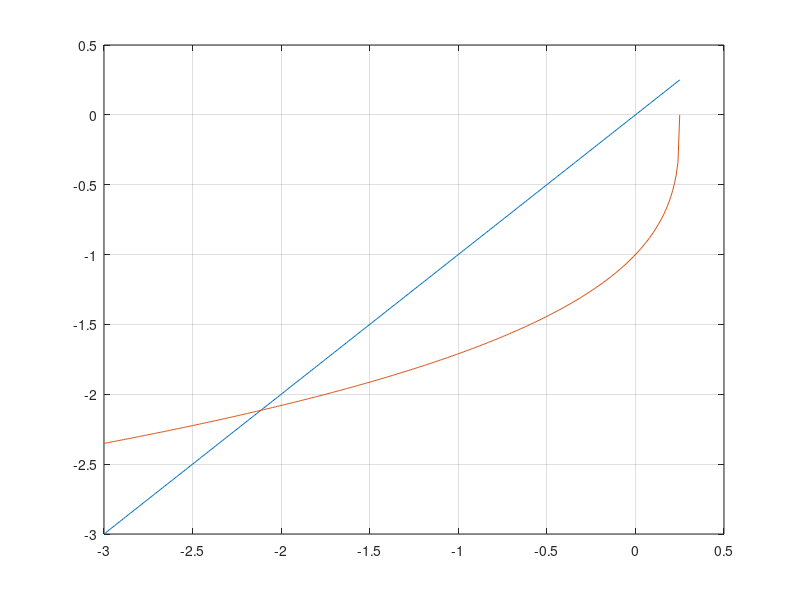

MATLAB code for this plot:
clear all
%close all
clc

pl=[1 0 -4 1];
beta=roots(pl)
x=-3:.01:.25;
y=-(1-4*x).^(1/3);
plot(x,x,x,y)
grid on

xn=0;
eps = 1e-6;
max=15;
for i=1:max
    x=xn;
    xn=-(1-4*x)^(1/3);
    er1(i)=abs(xn-x)/abs(xn);
    er2(i)=abs(xn-beta(1))/abs(x-beta(1));
    if(er1<eps) 
        break
    end
end

for i=1:max
    disp(sprintf(' %.2e %.2e',er1(i),er2(i)))
end
disp(sprintf(' phiprim  %.2e\n',4/3*(1-4*beta(1))^(-2/3)))
disp(sprintf(' xn %.20g\n beta %.20g\n',xn,beta(1)))

